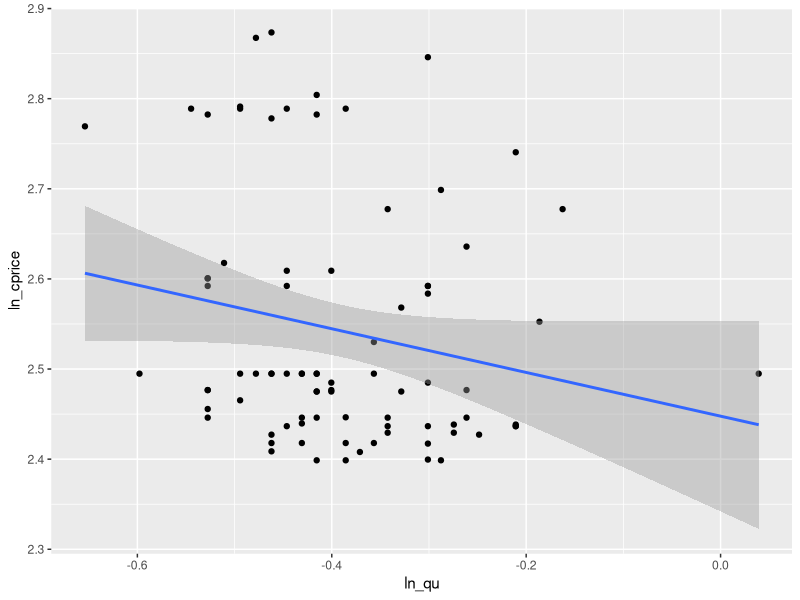

Source code (R):
## ---- chunk 1
#Read data
rawdata = read.csv("Project1Data.csv",header=T)

#Check data
head(rawdata)
tail(rawdata)

#Adjustment for Inflation
rawdata$cprice <- rawdata$cprice/rawdata$oprice
rawdata$tprice <- rawdata$tprice/rawdata$oprice
rawdata$bprice <- rawdata$bprice/rawdata$oprice
rawdata$wprice <- rawdata$wprice/rawdata$oprice
rawdata$incom <- rawdata$incom/rawdata$oprice

#Construction of variables in logs
rawdata$ln_qu <- log(rawdata$qu)
rawdata$ln_cprice <- log(rawdata$cprice)
rawdata$ln_tprice <- log(rawdata$tprice)
rawdata$ln_incom <- log(rawdata$incom)
rawdata$ln_bprice <- log(rawdata$bprice)
rawdata$ln_wprice <- log(rawdata$wprice)

#Plot data
library(ggplot2)
ggplot(rawdata,aes(ln_qu, ln_cprice)) + geom_point() + geom_smooth(method = "lm")
## ---- chunk 2
demand1.lm <- lm(ln_qu ~ ln_cprice,data=rawdata)
summary(demand1.lm)
## ---- chunk 3
demand2.lm <- lm(ln_qu ~ ln_cprice + ln_incom + ln_tprice + q1 + q2 + q3,data=rawdata )
summary(demand2.lm)

## ---- chunk 4

cprice_IV_test <- lm(ln_cprice ~ln_incom + q1 + q2 + q3 + ln_wprice + ln_bprice + ln_tprice,data=rawdata )
summary(cprice_IV_test)
## ---- chunk 5
library(AER)
#Run 2SLS on ln_cprice
demand.2sls.form <- ivreg(ln_qu ~ ln_cprice + ln_incom + q1 + q2 + q3 | ln_incom + q1 + q2 + q3 + ln_wprice + ln_bprice,data=rawdata)
summary(demand.2sls.form, diagnostics = TRUE)

## ---- chunk 6
#Naive Supply Function Estimation
supply1.lm <- lm(ln_qu ~ ln_cprice,data=rawdata)
summary(supply1.lm)
#Supply Function OLS Estimation 
supply2.lm <- lm(ln_qu ~ ln_cprice + ln_wprice + ln_bprice + q1 + q2 + q3,data=rawdata)
summary(supply2.lm)
##explain why cprice is endogeneous?????Do we need to validate endogeneity???????????
cprice_endo_test <- lm(supply2.lm$residuals ~ ln_cprice,data=rawdata)

## ---- chunk 7

#Run 2SLS for supply functiin on ln_cprice, income price and tea price are used as IV
library(AER)
supply.2sls.form <- ivreg(ln_qu ~ ln_cprice + ln_wprice + ln_bprice + q1 + q2 + q3 | ln_wprice + ln_bprice + q1 + q2 + q3 + ln_incom + ln_tprice, data=rawdata)
summary(supply.2sls.form, diagnostics = TRUE)
